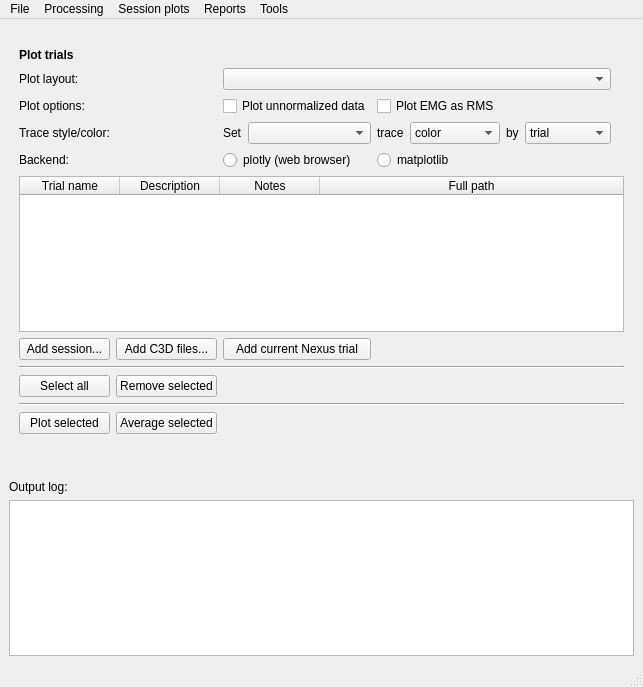
<?xml version="1.0" encoding="UTF-8"?>
<ui version="4.0">
 <class>MainWindow</class>
 <widget class="QMainWindow" name="MainWindow">
  <property name="geometry">
   <rect>
    <x>0</x>
    <y>0</y>
    <width>643</width>
    <height>687</height>
   </rect>
  </property>
  <property name="windowTitle">
   <string>gaitutils menu</string>
  </property>
  <widget class="QWidget" name="centralwidget">
   <layout class="QVBoxLayout" name="verticalLayout">
    <item>
     <spacer name="verticalSpacer">
      <property name="orientation">
       <enum>Qt::Vertical</enum>
      </property>
      <property name="sizeType">
       <enum>QSizePolicy::Fixed</enum>
      </property>
      <property name="sizeHint" stdset="0">
       <size>
        <width>10</width>
        <height>20</height>
       </size>
      </property>
     </spacer>
    </item>
    <item>
     <layout class="QGridLayout" name="gridLayout">
      <item row="11" column="3">
       <widget class="QPushButton" name="btnAddTrials">
        <property name="text">
         <string>Add C3D files...</string>
        </property>
       </widget>
      </item>
      <item row="9" column="2">
       <widget class="QLabel" name="label">
        <property name="text">
         <string>Backend:</string>
        </property>
       </widget>
      </item>
      <item row="16" column="3">
       <widget class="QPushButton" name="btnAveragePlot">
        <property name="text">
         <string>Average selected</string>
        </property>
       </widget>
      </item>
      <item row="11" column="2">
       <widget class="QPushButton" name="btnAddSession">
        <property name="text">
         <string>Add session...</string>
        </property>
       </widget>
      </item>
      <item row="5" column="0">
       <spacer name="horizontalSpacer_3">
        <property name="orientation">
         <enum>Qt::Horizontal</enum>
        </property>
        <property name="sizeType">
         <enum>QSizePolicy::Preferred</enum>
        </property>
        <property name="sizeHint" stdset="0">
         <size>
          <width>40</width>
          <height>20</height>
         </size>
        </property>
       </spacer>
      </item>
      <item row="5" column="4" colspan="6">
       <widget class="QComboBox" name="cbLayout">
        <property name="sizePolicy">
         <sizepolicy hsizetype="Preferred" vsizetype="Preferred">
          <horstretch>0</horstretch>
          <verstretch>0</verstretch>
         </sizepolicy>
        </property>
       </widget>
      </item>
      <item row="13" column="3">
       <widget class="QPushButton" name="btnClearSelected">
        <property name="text">
         <string>Remove selected</string>
        </property>
       </widget>
      </item>
      <item row="7" column="6" colspan="2">
       <widget class="QCheckBox" name="xbEMGRMS">
        <property name="text">
         <string>Plot EMG as RMS</string>
        </property>
        <property name="checked">
         <bool>false</bool>
        </property>
       </widget>
      </item>
      <item row="16" column="2">
       <widget class="QPushButton" name="btnPlotTrials">
        <property name="text">
         <string>Plot selected</string>
        </property>
       </widget>
      </item>
      <item row="3" column="2">
       <widget class="QLabel" name="label_6">
        <property name="font">
         <font>
          <weight>75</weight>
          <bold>true</bold>
         </font>
        </property>
        <property name="text">
         <string>Plot trials</string>
        </property>
       </widget>
      </item>
      <item row="9" column="4" colspan="2">
       <widget class="QRadioButton" name="rbPlotly">
        <property name="text">
         <string>plotly (web browser)</string>
        </property>
        <attribute name="buttonGroup">
         <string notr="true">buttonGroup_2</string>
        </attribute>
       </widget>
      </item>
      <item row="15" column="2" colspan="9">
       <widget class="Line" name="line">
        <property name="orientation">
         <enum>Qt::Horizontal</enum>
        </property>
       </widget>
      </item>
      <item row="5" column="2">
       <widget class="QLabel" name="label_3">
        <property name="text">
         <string>Plot layout:</string>
        </property>
       </widget>
      </item>
      <item row="13" column="2">
       <widget class="QPushButton" name="btnSelectAll">
        <property name="text">
         <string>Select all</string>
        </property>
       </widget>
      </item>
      <item row="10" column="2" colspan="9">
       <widget class="QTableWidget" name="tableTrials">
        <property name="styleSheet">
         <string notr="true"/>
        </property>
        <property name="sizeAdjustPolicy">
         <enum>QAbstractScrollArea::AdjustIgnored</enum>
        </property>
        <property name="editTriggers">
         <set>QAbstractItemView::NoEditTriggers</set>
        </property>
        <property name="alternatingRowColors">
         <bool>false</bool>
        </property>
        <property name="selectionBehavior">
         <enum>QAbstractItemView::SelectRows</enum>
        </property>
        <attribute name="horizontalHeaderStretchLastSection">
         <bool>true</bool>
        </attribute>
        <attribute name="verticalHeaderVisible">
         <bool>false</bool>
        </attribute>
        <attribute name="verticalHeaderStretchLastSection">
         <bool>false</bool>
        </attribute>
        <column>
         <property name="text">
          <string>Trial name</string>
         </property>
        </column>
        <column>
         <property name="text">
          <string>Description</string>
         </property>
        </column>
        <column>
         <property name="text">
          <string>Notes</string>
         </property>
        </column>
        <column>
         <property name="text">
          <string>Full path</string>
         </property>
        </column>
       </widget>
      </item>
      <item row="5" column="11">
       <spacer name="horizontalSpacer_4">
        <property name="orientation">
         <enum>Qt::Horizontal</enum>
        </property>
        <property name="sizeType">
         <enum>QSizePolicy::Preferred</enum>
        </property>
        <property name="sizeHint" stdset="0">
         <size>
          <width>40</width>
          <height>20</height>
         </size>
        </property>
       </spacer>
      </item>
      <item row="12" column="2" colspan="9">
       <widget class="Line" name="line_2">
        <property name="orientation">
         <enum>Qt::Horizontal</enum>
        </property>
       </widget>
      </item>
      <item row="18" column="10">
       <widget class="QLabel" name="label_2">
        <property name="text">
         <string/>
        </property>
       </widget>
      </item>
      <item row="7" column="2">
       <widget class="QLabel" name="label_5">
        <property name="text">
         <string>Plot options:</string>
        </property>
       </widget>
      </item>
      <item row="7" column="4" colspan="2">
       <widget class="QCheckBox" name="xbPlotUnnorm">
        <property name="sizePolicy">
         <sizepolicy hsizetype="Preferred" vsizetype="Fixed">
          <horstretch>0</horstretch>
          <verstretch>0</verstretch>
         </sizepolicy>
        </property>
        <property name="text">
         <string>Plot unnormalized data</string>
        </property>
       </widget>
      </item>
      <item row="8" column="6">
       <widget class="QLabel" name="label_8">
        <property name="sizePolicy">
         <sizepolicy hsizetype="Fixed" vsizetype="Minimum">
          <horstretch>0</horstretch>
          <verstretch>0</verstretch>
         </sizepolicy>
        </property>
        <property name="text">
         <string>trace</string>
        </property>
       </widget>
      </item>
      <item row="8" column="9">
       <widget class="QComboBox" name="cbColorStyleBy">
        <property name="sizePolicy">
         <sizepolicy hsizetype="Preferred" vsizetype="Preferred">
          <horstretch>0</horstretch>
          <verstretch>0</verstretch>
         </sizepolicy>
        </property>
        <item>
         <property name="text">
          <string>trial</string>
         </property>
        </item>
        <item>
         <property name="text">
          <string>dimension</string>
         </property>
        </item>
        <item>
         <property name="text">
          <string>context</string>
         </property>
        </item>
        <item>
         <property name="text">
          <string>session</string>
         </property>
        </item>
        <item>
         <property name="text">
          <string>(none)</string>
         </property>
        </item>
       </widget>
      </item>
      <item row="8" column="8">
       <widget class="QLabel" name="label_9">
        <property name="sizePolicy">
         <sizepolicy hsizetype="Fixed" vsizetype="Preferred">
          <horstretch>0</horstretch>
          <verstretch>0</verstretch>
         </sizepolicy>
        </property>
        <property name="text">
         <string>by</string>
        </property>
       </widget>
      </item>
      <item row="8" column="7">
       <widget class="QComboBox" name="cbColorOrStyle">
        <property name="sizePolicy">
         <sizepolicy hsizetype="Preferred" vsizetype="Preferred">
          <horstretch>0</horstretch>
          <verstretch>0</verstretch>
         </sizepolicy>
        </property>
        <item>
         <property name="text">
          <string>color</string>
         </property>
        </item>
        <item>
         <property name="text">
          <string>style</string>
         </property>
        </item>
       </widget>
      </item>
      <item row="8" column="5">
       <widget class="QComboBox" name="cbColorStyleVar">
        <property name="sizePolicy">
         <sizepolicy hsizetype="Preferred" vsizetype="Preferred">
          <horstretch>0</horstretch>
          <verstretch>0</verstretch>
         </sizepolicy>
        </property>
       </widget>
      </item>
      <item row="8" column="4">
       <widget class="QLabel" name="label_7">
        <property name="sizePolicy">
         <sizepolicy hsizetype="Fixed" vsizetype="Preferred">
          <horstretch>0</horstretch>
          <verstretch>0</verstretch>
         </sizepolicy>
        </property>
        <property name="text">
         <string>Set</string>
        </property>
       </widget>
      </item>
      <item row="11" column="4" colspan="2">
       <widget class="QPushButton" name="btnAddNexusTrial">
        <property name="text">
         <string>Add current Nexus trial</string>
        </property>
       </widget>
      </item>
      <item row="9" column="6" colspan="2">
       <widget class="QRadioButton" name="rbMatplotlib">
        <property name="text">
         <string>matplotlib</string>
        </property>
        <attribute name="buttonGroup">
         <string notr="true">buttonGroup_2</string>
        </attribute>
       </widget>
      </item>
      <item row="8" column="2">
       <widget class="QLabel" name="label_10">
        <property name="text">
         <string>Trace style/color:</string>
        </property>
       </widget>
      </item>
     </layout>
    </item>
    <item>
     <spacer name="verticalSpacer_3">
      <property name="orientation">
       <enum>Qt::Vertical</enum>
      </property>
      <property name="sizeType">
       <enum>QSizePolicy::Fixed</enum>
      </property>
      <property name="sizeHint" stdset="0">
       <size>
        <width>10</width>
        <height>20</height>
       </size>
      </property>
     </spacer>
    </item>
    <item>
     <widget class="QLabel" name="label_4">
      <property name="text">
       <string>Output log:</string>
      </property>
     </widget>
    </item>
    <item>
     <widget class="QPlainTextEdit" name="txtOutput"/>
    </item>
   </layout>
  </widget>
  <widget class="QMenuBar" name="menubar">
   <property name="geometry">
    <rect>
     <x>0</x>
     <y>0</y>
     <width>643</width>
     <height>21</height>
    </rect>
   </property>
   <widget class="QMenu" name="menuFile">
    <property name="title">
     <string>File</string>
    </property>
    <addaction name="actionOpts"/>
    <addaction name="actionQuit"/>
   </widget>
   <widget class="QMenu" name="menuAnalysis">
    <property name="title">
     <string>Tools</string>
    </property>
    <addaction name="actionTardieu_analysis"/>
    <addaction name="actionExport_current_trial_to_EDF_format"/>
   </widget>
   <widget class="QMenu" name="menuProcessing">
    <property name="title">
     <string>Processing</string>
    </property>
    <addaction name="actionAutoprocess_session"/>
    <addaction name="actionAutoprocess_single_trial"/>
    <addaction name="actionAutomark_events"/>
    <addaction name="actionRun_postprocessing_pipelines"/>
    <addaction name="actionConvert_session_videos_to_web_format"/>
    <addaction name="actionCopy_session_videos_to_desktop"/>
   </widget>
   <widget class="QMenu" name="menuReports">
    <property name="title">
     <string>Reports</string>
    </property>
    <addaction name="actionWeb_report_from_Nexus_session"/>
    <addaction name="actionPDF_report_from_Nexus_session"/>
    <addaction name="actionWeb_reports"/>
    <addaction name="actionCreate_PDF_report"/>
   </widget>
   <widget class="QMenu" name="menuPlotting">
    <property name="title">
     <string>Session plots</string>
    </property>
    <addaction name="actionTrial_median_velocities"/>
    <addaction name="actionTrial_timedep_velocities"/>
    <addaction name="actionTime_distance_average"/>
   </widget>
   <addaction name="menuFile"/>
   <addaction name="menuProcessing"/>
   <addaction name="menuPlotting"/>
   <addaction name="menuReports"/>
   <addaction name="menuAnalysis"/>
  </widget>
  <widget class="QStatusBar" name="statusbar"/>
  <action name="actionOptions">
   <property name="text">
    <string>Options...</string>
   </property>
  </action>
  <action name="actionQuit">
   <property name="text">
    <string>Quit</string>
   </property>
  </action>
  <action name="actionOptions_2">
   <property name="text">
    <string>Options...</string>
   </property>
  </action>
  <action name="actionOptions_3">
   <property name="text">
    <string>Options...</string>
   </property>
  </action>
  <action name="actionOptions_4">
   <property name="text">
    <string>Options</string>
   </property>
  </action>
  <action name="actionOpts">
   <property name="text">
    <string>Options...</string>
   </property>
  </action>
  <action name="actionTardieu_analysis">
   <property name="text">
    <string>Tardieu analysis...</string>
   </property>
  </action>
  <action name="actionAutoprocess_session">
   <property name="text">
    <string>Autoprocess session</string>
   </property>
  </action>
  <action name="actionAutoprocess_single_trial">
   <property name="text">
    <string>Autoprocess single trial</string>
   </property>
  </action>
  <action name="actionAutomark_events">
   <property name="text">
    <string>Automark events</string>
   </property>
  </action>
  <action name="actionRun_postprocessing_pipelines">
   <property name="text">
    <string>Run postprocessing pipelines</string>
   </property>
  </action>
  <action name="actionConvert_session_videos_to_web_format">
   <property name="text">
    <string>Convert session videos to web format</string>
   </property>
  </action>
  <action name="actionCopy_session_videos_to_desktop">
   <property name="text">
    <string>Copy session videos to desktop</string>
   </property>
  </action>
  <action name="actionCreate_PDF_report">
   <property name="text">
    <string>Create PDF report...</string>
   </property>
  </action>
  <action name="actionCreate_comparison_PDF_report">
   <property name="text">
    <string>Create comparison PDF report...</string>
   </property>
  </action>
  <action name="actionWeb_reports">
   <property name="text">
    <string>Web reports...</string>
   </property>
  </action>
  <action name="actionTrial_median_velocities">
   <property name="text">
    <string>Median trial velocities</string>
   </property>
  </action>
  <action name="actionKinematics_average">
   <property name="text">
    <string>Kinematics average</string>
   </property>
  </action>
  <action name="actionTime_distance_average">
   <property name="text">
    <string>Time-distance average</string>
   </property>
  </action>
  <action name="actionKinematics_consistency">
   <property name="text">
    <string>Kinematics consistency</string>
   </property>
  </action>
  <action name="actionEMG_consistency">
   <property name="text">
    <string>EMG consistency</string>
   </property>
  </action>
  <action name="actionMuscle_length_consistency">
   <property name="text">
    <string>Muscle length consistency</string>
   </property>
  </action>
  <action name="actionKin_average">
   <property name="text">
    <string>Kinematics average</string>
   </property>
  </action>
  <action name="actionTrial_timedep_velocities">
   <property name="text">
    <string>Time-dependent trial velocities</string>
   </property>
  </action>
  <action name="actionWeb_report_from_Nexus_session">
   <property name="text">
    <string>Web report from Nexus session...</string>
   </property>
  </action>
  <action name="actionCreate_PDF_report_Nexus">
   <property name="text">
    <string>PDF report from Nexus session...</string>
   </property>
  </action>
  <action name="actionPDF_report_from_Nexus_session">
   <property name="text">
    <string>PDF report from Nexus session...</string>
   </property>
  </action>
  <action name="actionExport_current_trial_to_EDF_format">
   <property name="text">
    <string>Export selected trials to EDF</string>
   </property>
  </action>
 </widget>
 <resources/>
 <connections/>
 <buttongroups>
  <buttongroup name="buttonGroup_2"/>
 </buttongroups>
</ui>
